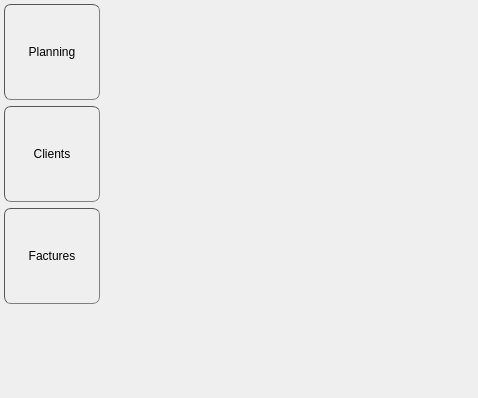
<?xml version="1.0" encoding="UTF-8"?>
<ui version="4.0">
 <class>MainWindow</class>
 <widget class="QFrame" name="MainWindow">
  <property name="geometry">
   <rect>
    <x>0</x>
    <y>0</y>
    <width>478</width>
    <height>398</height>
   </rect>
  </property>
  <property name="styleSheet">
   <string notr="true">QLineEdit, QSpinBox, QDoubleSpinBox
{
	color:						#000000;
	padding:					4px;
	border-style:			inset;
	border-width: 			1px;
	border-radius:			5px;
	border-color:			#555555;
	background-color:	qlineargradient(	spread:pad,
																x1:0, y1:0,
																x2:0, y2:1,
																stop:0		#FFFFFF,
																stop:1		#DDDDDD);
}

QPushButton
{
	color:						#000000;
	padding:					4px;
	border-style:			inset;
	border-width: 			1px;
	border-radius:			7px;
	border-color:			#555555;
	background-color:	qlineargradient(	spread:pad,
																x1:0, y1:0,
																x2:0, y2:1,
																stop:0		#FFFFFF,
																stop:1		#D4D4D4);
}

QPushButton:pressed, :checked 
{
	font-weight:			bold;
	border-style:			outset;
	background-color:	qlineargradient(	spread:pad,
																x1:0, y1:0,
																x2:0, y2:1,
																stop:0		#EEEEEE,
																stop:1		#CCCCCC);
 }

QPushButton:hover
{
	border-color:			#000000;
}

.ButtonGreen
{
	background-color:	qlineargradient(	spread:pad,
																x1:0, y1:0,
																x2:0, y2:1,
																stop:0		#3FC556,
																stop:1		#038717);
}

.ButtonGreen::image
{
subcontrol-position: right bottom;
}

.NoBorder
{
	border-style:			None;
}

.Header
{
	background-color:	#D4D4D4;
	border-style:			inset;
	border-width:			1px;
	border-color:			#777777;
}

.Title
{
	color:					#000000;
	font-weight:		normal;
	font-style:			italic;
	font-size:				14pt;
	font-family:			&quot;Verdana&quot;;
}

.Panel
{
	background-color:	qlineargradient(spread:pad,
															 x1:0, y1:0,
															 x2:0, y2:1,
															 stop:0		#E3E3E3,
															 stop:0.2	#E3E3E3,
															 stop:1		#D2D2D2);
	border-style:			outset;
	border-width:			1px 0px 0px 1px;
	border-color:			#FFFFFF;
}
</string>
  </property>
  <property name="class" stdset="0">
   <string>NoBorder</string>
  </property>
  <layout class="QHBoxLayout" name="horizontalLayout_2">
   <property name="spacing">
    <number>0</number>
   </property>
   <property name="margin">
    <number>0</number>
   </property>
   <item>
    <widget class="QFrame" name="frameButtons">
     <property name="class" stdset="0">
      <string>Header</string>
     </property>
     <layout class="QVBoxLayout" name="verticalLayout">
      <property name="margin">
       <number>4</number>
      </property>
      <item>
       <widget class="QPushButton" name="buttonBooking">
        <property name="minimumSize">
         <size>
          <width>96</width>
          <height>96</height>
         </size>
        </property>
        <property name="maximumSize">
         <size>
          <width>96</width>
          <height>96</height>
         </size>
        </property>
        <property name="text">
         <string>Planning</string>
        </property>
       </widget>
      </item>
      <item>
       <widget class="QPushButton" name="buttonClient">
        <property name="minimumSize">
         <size>
          <width>96</width>
          <height>96</height>
         </size>
        </property>
        <property name="maximumSize">
         <size>
          <width>96</width>
          <height>96</height>
         </size>
        </property>
        <property name="text">
         <string>Clients</string>
        </property>
       </widget>
      </item>
      <item>
       <widget class="QPushButton" name="buttonInvoice">
        <property name="minimumSize">
         <size>
          <width>96</width>
          <height>96</height>
         </size>
        </property>
        <property name="maximumSize">
         <size>
          <width>96</width>
          <height>96</height>
         </size>
        </property>
        <property name="text">
         <string>Factures</string>
        </property>
       </widget>
      </item>
      <item>
       <spacer name="verticalSpacer">
        <property name="orientation">
         <enum>Qt::Vertical</enum>
        </property>
        <property name="sizeHint" stdset="0">
         <size>
          <width>20</width>
          <height>40</height>
         </size>
        </property>
       </spacer>
      </item>
     </layout>
    </widget>
   </item>
   <item>
    <widget class="QFrame" name="frameContent">
     <layout class="QVBoxLayout" name="verticalLayout_2">
      <property name="spacing">
       <number>0</number>
      </property>
      <property name="margin">
       <number>0</number>
      </property>
      <item>
       <widget class="QStackedWidget" name="content">
        <property name="class" stdset="0">
         <string>Panel</string>
        </property>
        <widget class="ClientTab" name="client"/>
        <widget class="QFrame" name="booking"/>
        <widget class="QFrame" name="invoice"/>
        <widget class="QWidget" name="page">
         <layout class="QGridLayout" name="gridLayout">
          <item row="0" column="0">
           <widget class="QPushButton" name="pushButton">
            <property name="text">
             <string>PushButton</string>
            </property>
            <property name="class" stdset="0">
             <string>Button</string>
            </property>
           </widget>
          </item>
          <item row="0" column="1">
           <widget class="QPushButton" name="pushButton_2">
            <property name="text">
             <string>PushButton</string>
            </property>
            <property name="icon">
             <iconset>
              <normaloff>:/resources/addIcon.png</normaloff>:/resources/addIcon.png</iconset>
            </property>
            <property name="class" stdset="0">
             <string>Button ButtonGreen</string>
            </property>
           </widget>
          </item>
          <item row="1" column="0" colspan="2">
           <widget class="QLineEdit" name="lineEdit"/>
          </item>
          <item row="2" column="0">
           <spacer name="verticalSpacer_2">
            <property name="orientation">
             <enum>Qt::Vertical</enum>
            </property>
            <property name="sizeHint" stdset="0">
             <size>
              <width>20</width>
              <height>40</height>
             </size>
            </property>
           </spacer>
          </item>
          <item row="0" column="2">
           <spacer name="horizontalSpacer">
            <property name="orientation">
             <enum>Qt::Horizontal</enum>
            </property>
            <property name="sizeHint" stdset="0">
             <size>
              <width>40</width>
              <height>20</height>
             </size>
            </property>
           </spacer>
          </item>
         </layout>
        </widget>
       </widget>
      </item>
     </layout>
    </widget>
   </item>
  </layout>
 </widget>
 <customwidgets>
  <customwidget>
   <class>ClientTab</class>
   <extends>QFrame</extends>
   <header>ClientTab</header>
   <container>1</container>
  </customwidget>
 </customwidgets>
 <resources/>
 <connections/>
</ui>
